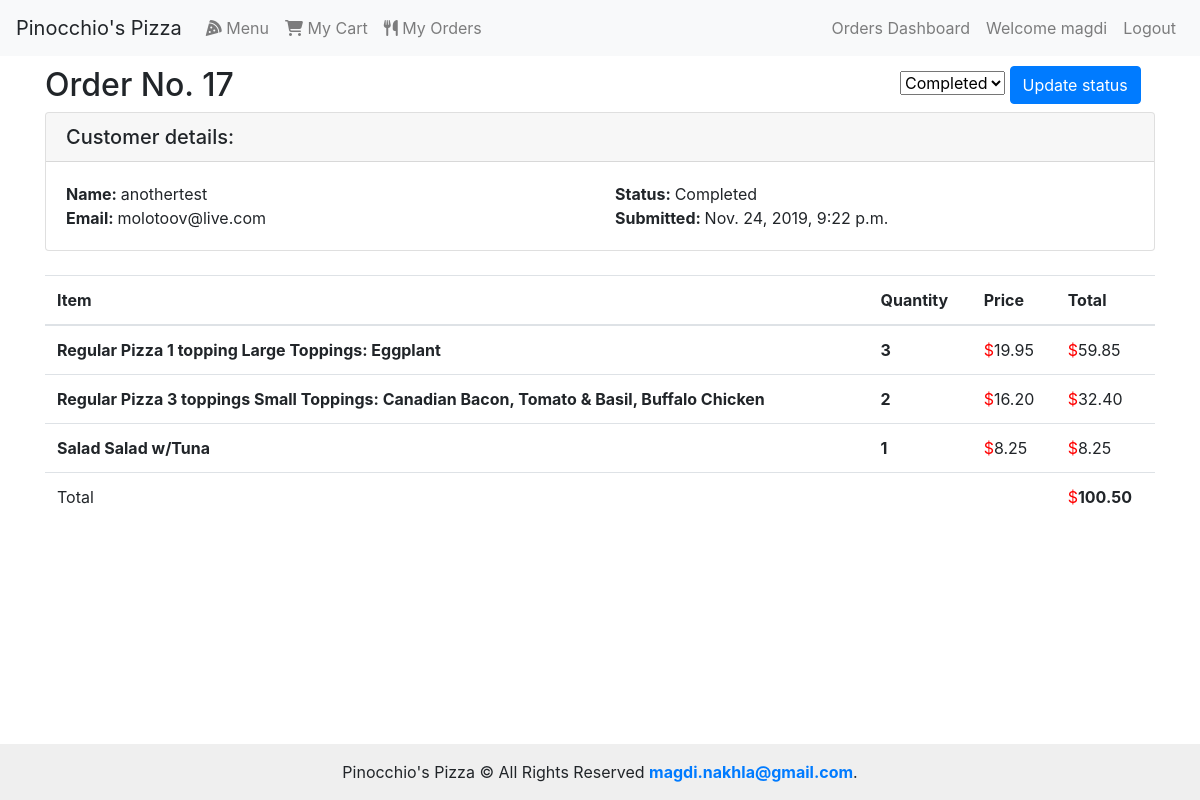
Screenshot of /orders/17 (signed in) with the database file from the repository.
### orders/models.py (models this page shows, shortened)
class CartItem(models.Model):
    item_description = models.CharField(max_length=200)
    price = models.DecimalField(max_digits=5, decimal_places=2) #Price of item with toppings (if any ) WITHOUT multiplying by Quantity
    quantity = models.PositiveIntegerField(default=1)
    orderID = models.ForeignKey(Order, on_delete=models.CASCADE, related_name='orders', blank=True, null=True)
    total_price = models.DecimalField(max_digits=5, decimal_places=2, blank=True, null=True) #Price * Quantity

class Order(models.Model):
    STATUS = [
        ("P","Pending"),
        ("C","Completed"),
        ("D","Delivered"),
        ("R","Refunded" ),
        ("N","Canceled")
    ]
    user = models.ForeignKey(User, on_delete=models.CASCADE, related_name='orders')
    status = models.CharField(max_length=1, choices=STATUS, default="P")
    created = models.DateTimeField(auto_now_add=True)
    modified = models.DateTimeField(auto_now=True)
    total_price = models.DecimalField(max_digits=5, decimal_places=2, blank=True, null=True) # Total Order Price (sum of all items total_price)

### orders/views.py (the view)
# urls.py: path("orders/<int:order_id>", views.orderItems, name="orderItems"),
@staff_member_required
def orderItems(request, order_id):
    order = Order.objects.filter(pk=order_id).first()
    if order == None:
        messages.warning(request, f"No orders with that Order ID {order_id}")
        return redirect('ordersList')
    context = {
        "orderitems": CartItem.objects.all().filter(orderID_id=order_id),
        "order": Order.objects.filter(id=order_id),
        "Order_Statuses": Order.STATUS
    }
    return render(request, "orders/order_items.html", context)

### orders/templates/orders/order_items.html (shortened to what this page needs)
{% extends "orders/base.html" %}
{% block content%}
<div class="container">
  <div class="row">
    <div class="col-lg-12">
        <div class="row">
                <div class="col-lg-9"><h2>Order No. {{orderitems.first.orderID_id}}</h2></div>
                <div class="col-lg-3">
                    <form action="{% url 'updateOrderStatus' %}" method="POST">
                    <select name="status">
                            {% for value, text in Order_Statuses %}
                            <option value="{{ value }}" "{% if order.first.status == value %} selected {% endif %}">{{ text }}</option>
                            {% endfor %}
                    </select>
                    <button type="submit" class="btn btn-primary"" >Update status</button>
                </form>
                </div>
            </div>
        <div class="card mb-4">
                <h5 class="card-header">Customer details:</h5>
                <div class="card-body">
                    <div class="row">
                            <div class="col-lg-6"><p class="card-text"><strong>Name: </strong>{{ order.first.user}}</p></div>
                            <div class="col-lg-6"><p class="card-text"><strong>Status: </strong>{{order.get.get_status_display}}</div>
                            <div class="col-lg-6"><p class="card-text"><strong>Email: </strong>{{ order.first.user.email}}</p></div>
                            <div class="col-lg-6"><p class="card-text"><strong>Submitted: </strong>{{ order.first.created}}</p></div>
                    </div>
                </div>
         </div>
        <table class="table">
            <thead>
                <tr>
                    <th>Item</th>
                    <th>Quantity</th>
                    <th scope="col">Price</th>
                    <th scope="col">Total</th>
                </tr>
            </thead>
            <tbody>
                {% for item in orderitems %}
                <tr>
                    <th scope="row">{{ item.item_description }}</th>
                    <td><strong>{{item.quantity}}</strong></td>
                    <td class="currency">{{item.price}}</td>
                    <td class="currency">{{item.total_price}}</td>
                </tr>
                {% endfor %}
                <tr>
                    <td colspan="3">Total</td>
                    <td class="currency"><strong>{{order.first.total_price}}</strong></td>
                </tr>
            </tbody>
        </table>
    </div>
  </div>
</div>
{% endblock %}

### orders/templates/orders/base.html (shortened to what this page needs)
{% load static %}
<!DOCTYPE html>
<html>
  <head>
    <link rel="stylesheet" href="https://stackpath.bootstrapcdn.com/bootstrap/4.3.1/css/bootstrap.min.css">
    <link rel="stylesheet" href="{% static 'orders/css/main.css' %}">
  </head>
  <body>
    <nav class="navbar navbar-expand-lg navbar-light bg-light">
      <a class="navbar-brand">Pinocchio's Pizza</a>
      <div class="collapse navbar-collapse" id="navbarSupportedContent">
        <ul class="navbar-nav mr-auto">
          <li class="nav-item {% if current_Page == 'Menu' %} active font-weight-bold {% endif %}">
            <a class="nav-link" href="{% url 'index' %}"><i class="fas fa-pizza-slice"></i> Menu  <span class="sr-only">(current)</span></a>
          </li>
          <li class="nav-item {% if current_Page == 'My Cart' %} active font-weight-bold {% endif %}">
            <a class="nav-link" href="{% url 'cart_items' %}"><i class="fas fa-shopping-cart"></i> My Cart</a>
          </li>
          <li class="nav-item {% if current_Page == 'My Orders' %} active font-weight-bold {% endif %}">
            <a class="nav-link" href="{% url 'myOrders' %}"><i class="fas fa-utensils"></i> My Orders</a>
          </li>
        </ul>
        <ul class="navbar-nav ml-auto">
        {% if user.is_staff %}
            <li class="nav-item {% if current_Page == 'Orders Dashboard' %} active font-weight-bold {% endif %}">
                <a class="nav-link" href="{% url 'ordersList' %}">Orders Dashboard</a>
            </li>
        {% endif %}
        {% if user.is_authenticated %}
          <li class="nav-item">
            <a class="nav-link  {% if current_Page == 'Profile' %} active font-weight-bold {% endif %}" href="{% url 'profile' %}"> Welcome {{user}}</a>
          </li>
          <li class="nav-item">
            <a class="nav-link" href="{% url 'logout' %}">Logout</a>
          </li>
        {% endif %}
        </ul>
      </div>
    </nav>
    <div class="container"  class="col-lg-12">
      <div class="row">
        {% block content %}{% endblock %}
      </div>
    </div>
    <div class="footer">Pinocchio's Pizza © All Rights Reserved <strong><a href="mailto:magdi.nakhla@gmail.com">magdi.nakhla@gmail.com</a></strong>.</div>
    </body>
</html>

### orders/static/orders/css/main.css (style rules this page uses)
.container { padding-top: 5px; }
.currency::before { color: red; content: "$"; }
html { height: 100%; box-sizing: border-box; }
body { position: relative; margin: 0; padding-bottom: 6rem; min-height: 100%; }
.footer { position: absolute; right: 0; bottom: 0; left: 0; padding: 1rem; background-color: #efefef; text-align: center; }

### rows the page displays
CartItem: first.orderID_id "17", item_description "Regular Pizza 1 topping Large Toppings: Eggplant", quantity "3", price "19.95", total_price "59.85"
Order: status "Completed", first.user "anothertest", get.status "Completed", first.user.email "molotoov@live.com", first.created "Nov. 24, 2019, 9:22 p.m.", first.total_price "100.50"
CartItem: item_description "Regular Pizza 3 toppings Small Toppings: Canadian Bacon, Tomato & Basil, Buffalo Chicken", quantity "2", price "16.20", total_price "32.40"
CartItem: item_description "Salad Salad w/Tuna", quantity "1", price "8.25", total_price "8.25"

### other values shown
{{ user }} "magdi"
